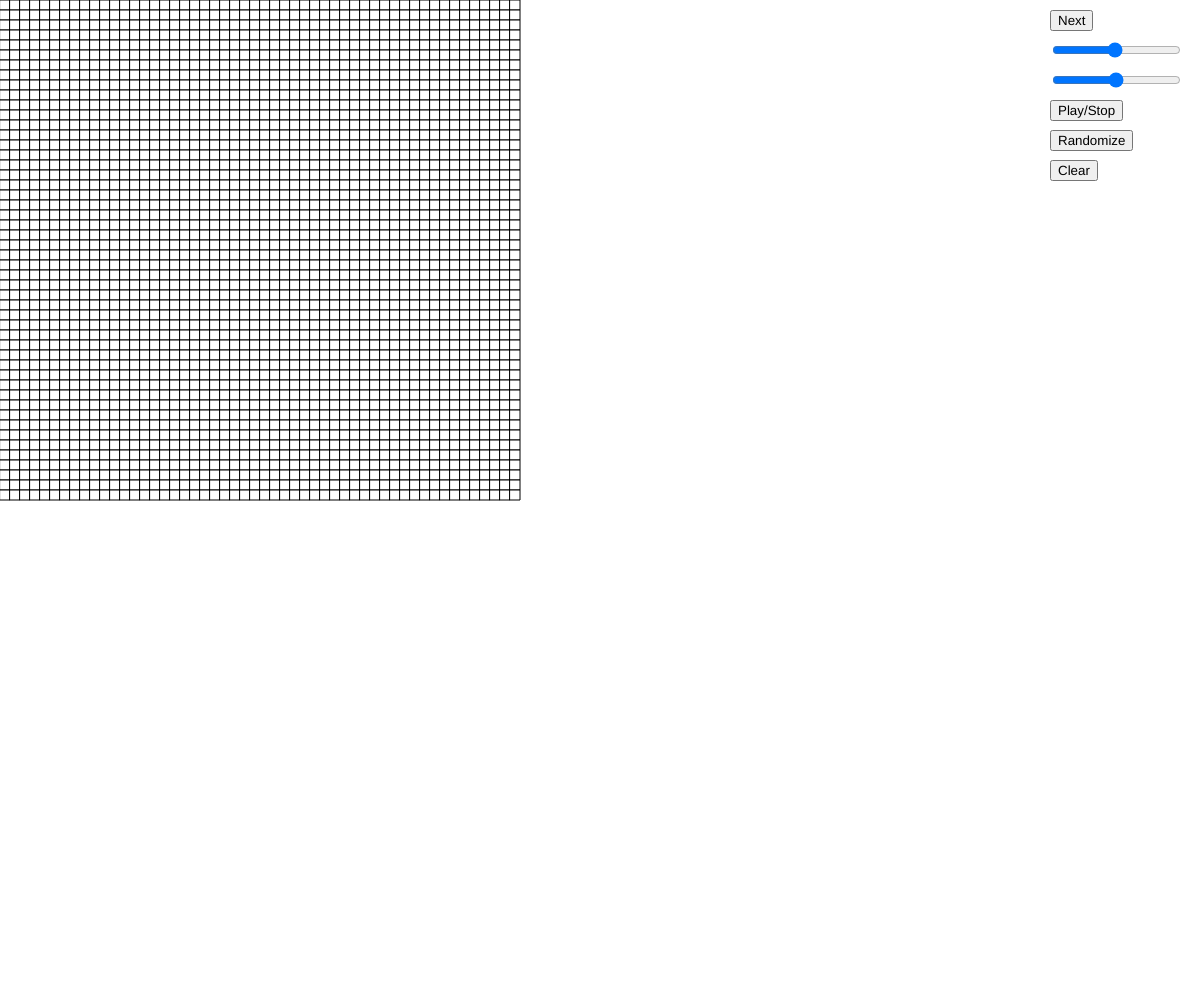
Frame 1 (no input)
Frame 60 (no input): identical to frame 1, image omitted
Frame 120 (the mouse pressed at the canvas centre since frame 60): identical to frame 1, image omitted

The p5.js sketch that drew this single still picture (run headless with seeded random() and noise() and a simulated clock; from frame 60 on, the mouse is pressed at the canvas centre):

// p5.js sketch
// ── sketch.js
var map, playBool

function setup() {
  maxX = Math.floor(windowWidth / 10) - 15
  maxY = Math.floor(windowHeight / 10)
  map = []
  playBool = false
  createCanvas(windowWidth, windowHeight);
  for (i = 0; i < Math.floor(maxY / 2); i++) {
    map.push(new Array(Math.floor(maxX / 2)).fill(false))
  }
  nextButton = createButton('Next');
  nextButton.position(windowWidth - 150, 10);
  nextButton.mouseClicked(next);
  sliderX = createSlider(1, maxX, Math.floor(maxX / 2));
  sliderX.position(windowWidth - 150, 40);
  sliderY = createSlider(1, maxY, Math.floor(maxY / 2));
  sliderY.position(windowWidth - 150, 70);
  playButton = createButton('Play/Stop');
  playButton.position(windowWidth - 150, 100);
  playButton.mouseClicked(play);
  randomButton = createButton('Randomize');
  randomButton.position(windowWidth - 150, 130);
  randomButton.mouseClicked(randomize);
  clearButton = createButton('Clear');
  clearButton.position(windowWidth - 150, 160);
  clearButton.mouseClicked(clearFunction);
}

function draw() {
  background(255)
  if (sliderY.value() > map.length) {
    for (r = map.length; r < sliderY.value(); r++) {
      map.push(new Array(sliderX.value()).fill(false))
    }
  } else if (sliderY.value() < map.length) {
    map = map.slice(0, sliderY.value())
  }
  if (sliderX.value() > map[0].length) {
    for (r = 0; r < map.length; r++) {
      for (c = map[0].length; c < sliderX.value(); c++) {
        map[r].push(false)
      }
    }
  } else if (sliderX.value() < map[0].length) {
    for (r = 0; r < sliderY.value(); r++) {
      map[r] = map[r].slice(0, sliderX.value())
    }
  }
  if (playBool) {
    next()
  }
  display()
}

function display() {
  for (r = 0; r < map.length; r++) {
    for (c = 0; c < map[0].length; c++) {
      if (map[r][c]) {
        fill(51);
        rect(c * 10, r * 10, 10, 10);
      } else {
        fill(255);
        rect(c * 10, r * 10, 10, 10);
      }
    }
  }
}

function next() {
  newMap = map.map(function (arr) {
    return arr.slice();
  });
  for (r = 0; r < map.length; r++) {
    for (c = 0; c < map[0].length; c++) {
      count = surroundings(r, c)
      if (!map[r][c]) {
        if (count == 3) {
          newMap[r][c] = true
        }
      } else {
        if (count <= 1) {
          newMap[r][c] = false
        } else if (count > 3) {
          newMap[r][c] = false
        }
      }
    }
  }
  map = newMap.map(function (arr) {
    return arr.slice();
  });
}

function surroundings(r, c) {
  count = 0
  for (y = Math.max(0, r - 1); y <= Math.min(r + 1, map.length - 1); y++) {
    for (x = Math.max(0, c - 1); x <= Math.min(c + 1, map[0].length - 1); x++) {
      if ((x != c || y != r) && map[y][x]) {
        count++
      }
    }
  }
  return count
}

function mouseDragged() {
  x = Math.floor(mouseX / 10)
  y = Math.floor(mouseY / 10)
  if (y < map.length && x < map[0].length) {
    map[y][x] = true
  }
}

function mouseClicked() {
  x = Math.floor(mouseX / 10)
  y = Math.floor(mouseY / 10)
  if (y < map.length && x < map[0].length) {
    map[y][x] = !map[y][x]
  }
}

function play() {
  if (playBool) {
    playBool = false
  } else {
    playBool = true
  }
}

function randomize() {
  for (r = 0; r < map.length; r++) {
    for (c = 0; c < map[0].length; c++) {
      map[r][c] = Math.random() >= 0.5
    }
  }
}

function clearFunction() {
  for (r = 0; r < map.length; r++) {
    for (c = 0; c < map[0].length; c++) {
      map[r][c] = false
    }
  }
}
